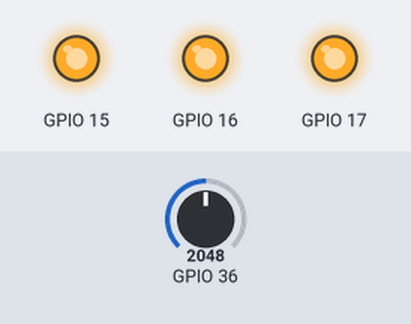
Bench run of a sketch on a simulated ESP32. Shown: output pins drawn as LEDs (lit = HIGH). The test bench sets the inputs (shaded band); at power-on: GPIO 36 = 2048. What the sketch prints to the serial monitor is not drawn.

Above: at 1.2 s.
1.3 s: GPIO 36 set to 1930
At 2.3 s:
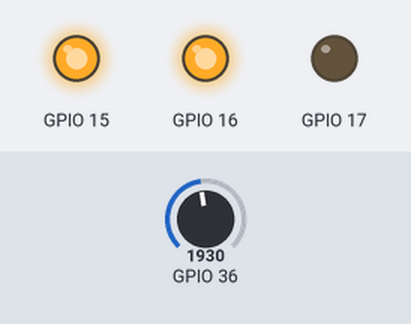
3.5 s: GPIO 36 set to 1059
5.2 s: GPIO 36 set to 929
At 6.6 s:
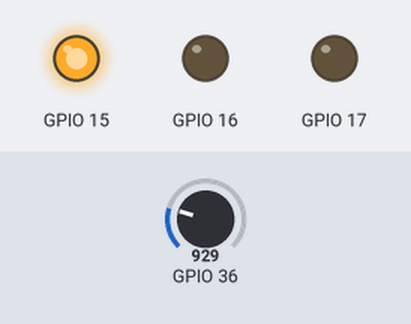
7.5 s: GPIO 36 set to 525
9.2 s: GPIO 36 set to 473
At 10.9 s:
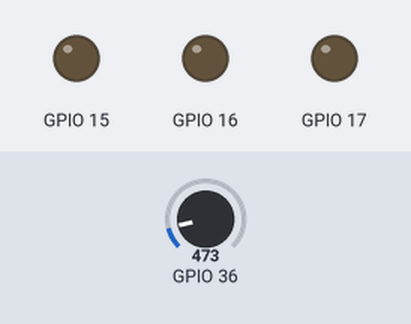
11.5 s: GPIO 36 set to 540
At 12.5 s:
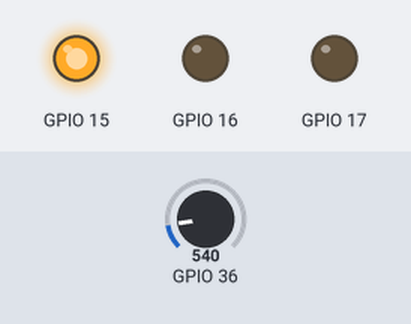
Timing chart, 0 to 14.5 s (numbered marks = the images above; inputs shaded):
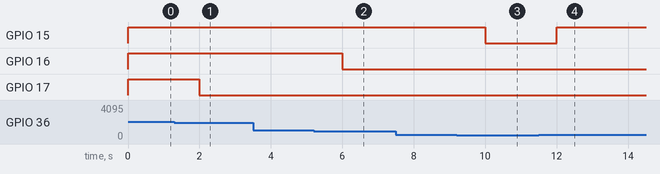

The sketch:

MHSerson.ino
```cpp
/*
 * Generated using BlocklyDuino:
 *
 * https://github.com/MediaTek-Labs/BlocklyDuino-for-LinkIt
 *
 * Date: Mon, 10 Jul 2023 06:02:27 GMT
 */
/*  部份程式由吉哥積木產生  */
/*  https://sites.google.com/jes.mlc.edu.tw/ljj/linkit7697  */


void setup()
{
  Serial.begin(115200);


  pinMode(15, OUTPUT);
  pinMode(16, OUTPUT);
  pinMode(17, OUTPUT);
}


void loop()
{
  Serial.println((String("光敏感測數值:")+String(analogRead(36))));
  if (analogRead(36) >= 2000) {
    digitalWrite(15, HIGH);
    digitalWrite(16, HIGH);
    digitalWrite(17, HIGH);
  } else {
    if (analogRead(36) >= 1000) {
      digitalWrite(15, HIGH);
      digitalWrite(16, HIGH);
      digitalWrite(17, LOW);
    } else {
      if (analogRead(36) >= 500) {
        digitalWrite(15, HIGH);
        digitalWrite(16, LOW);
        digitalWrite(17, LOW);
      } else {
        digitalWrite(15, LOW);
        digitalWrite(16, LOW);
        digitalWrite(17, LOW);
      }
    }
  }
  delay(1000);
}
```

Measured:
- the behaviour switches between 2000 and 1999 on GPIO 36 (found by bisection; images 0 and 1)
- the behaviour switches between 1000 and 999 on GPIO 36 (found by bisection; images 1 and 2)
- the behaviour switches between 500 and 499 on GPIO 36 (found by bisection; images 2 and 3)
- after the input at 1.3 s, GPIO 17: HIGH → LOW after 0.70 s
- after the input at 3.5 s, every drawn part: stays the same
- after the input at 5.2 s, GPIO 16: HIGH → LOW after 0.80 s
- after the input at 7.5 s, every drawn part: stays the same
- after the input at 9.2 s, GPIO 15: HIGH → LOW after 0.81 s
- after the input at 11.5 s, GPIO 15: LOW → HIGH after 0.51 s
